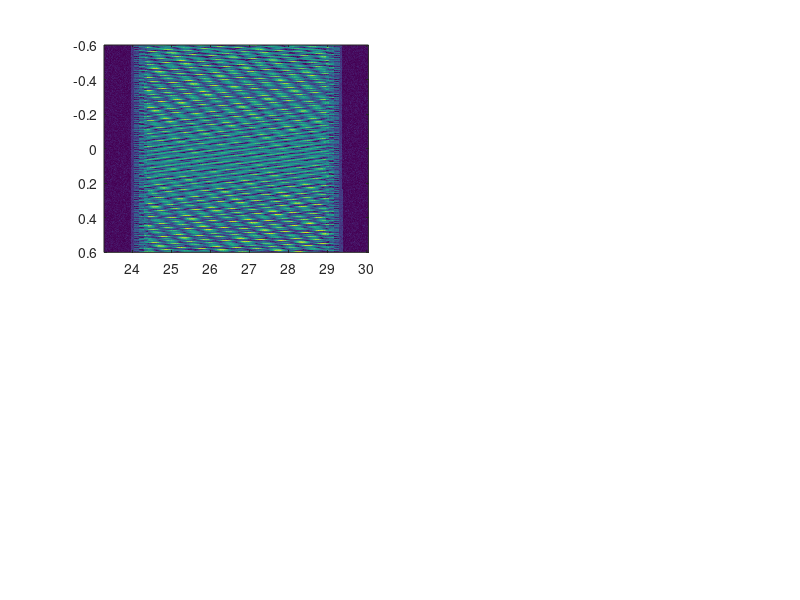

The MATLAB script that drew this image: (Note: this script raises an error after producing the figure.)
%% Synthetic Aperture Radar (SAR) Simulation and Processing Pipeline
% Model: Stripmap SAR Airborne / Satellite Geometry
% Algorithm: Range-Doppler Algorithm (RDA) with Matched Filtering
clear; close all; clc;

%% 1. Radar System & Platform Parameters
c = 3e8;                    % Speed of light (m/s)
fc = 5.3e9;                 % Carrier frequency (C-band, Hz)
lambda = c / fc;            % Wavelength (m)
B = 30e6;                   % Chirp bandwidth (Hz)
Tp = 5e-6;                  % Pulse duration (s)
K_r = B / Tp;               % Chirp rate (Hz/s)
fs = 2.4 * B;               % Fast-time (range) sampling frequency (Hz)

v = 150;                    % Platform velocity (m/s)
H = 3000;                   % Platform altitude (m)
R0_center = 4000;           % Slant range to scene center (m)
PRF = 300;                  % Pulse Repetition Frequency (Hz)
PRT = 1 / PRF;              % Pulse Repetition Interval (s)

%% 2. Target Scene Definition (Point Scatterers)
% [x (azimuth/along-track), y (ground range/cross-track), reflectivity]
targets = [
       0,    sqrt(R0_center^2 - H^2),        1.0;
     -40,    sqrt(R0_center^2 - H^2) - 30,   0.8;
      40,    sqrt(R0_center^2 - H^2) + 30,   0.9;
     -30,    sqrt(R0_center^2 - H^2) + 50,   0.7;
      30,    sqrt(R0_center^2 - H^2) - 50,   0.6
];
N_targets = size(targets, 1);

%% 3. Time Axes & Grid Initialization
% Slow-time (Azimuth)
Ta = 1.2;                           % Total synthetic aperture duration (s)
t_eta = -Ta/2 : PRT : Ta/2;          % Slow-time vector
Na = length(t_eta);                 % Number of azimuth pulses

% Fast-time (Range)
R_min = sqrt(min(targets(:,2)).^2 + H^2) - 100;
R_max = sqrt(max(targets(:,2)).^2 + H^2) + 100;
t_tau_min = 2 * R_min / c - Tp/2;
t_tau_max = 2 * R_max / c + Tp/2;
t_tau = t_tau_min : 1/fs : t_tau_max; % Fast-time vector
Nr = length(t_tau);                  % Number of range samples

fprintf('Grid Size: %d Azimuth Pulses x %d Range Samples\n', Na, Nr);

%% 4. Raw Baseband Echo Generation (Fast-Time / Slow-Time Matrix)
raw_data = zeros(Na, Nr);
for p = 1:Na
    eta = t_eta(p);
    x_plat = v * eta;
    y_plat = 0;
    z_plat = H;
    
    pulse = zeros(1, Nr);
    for k = 1:N_targets
        x_tgt = targets(k, 1);
        y_tgt = targets(k, 2);
        sigma = targets(k, 3);
        
        % Instantaneous slant range
        R_inst = sqrt((x_plat - x_tgt)^2 + y_tgt^2 + z_plat^2);
        tau_delay = 2 * R_inst / c;
        
        % Fast-time window
        tau_diff = t_tau - tau_delay;
        rect_pulse = abs(tau_diff) <= (Tp / 2);
        
        % Phase modulation: Range chirp + Azimuth Doppler phase
        phase = -2*pi*fc*tau_delay + pi*K_r*(tau_diff.^2);
        pulse = pulse + sigma * rect_pulse .* exp(1j * phase);
    end
    % Diffuse ground clutter / backscatter term
    pulse = pulse + 0.05 * (randn(1, Nr) + 1j * randn(1, Nr)) / sqrt(2);
    raw_data(p, :) = pulse;
end

% Add additive white Gaussian noise manually (SNR = 20 dB, no toolbox needed)
target_snr_db = 20;
signal_pwr = mean(abs(raw_data(:)).^2);
noise_pwr = signal_pwr / (10^(target_snr_db / 10));
noise = sqrt(noise_pwr / 2) * (randn(size(raw_data)) + 1j * randn(size(raw_data)));
raw_data = raw_data + noise;

%% 5. Range Compression (Fast-Time Matched Filtering)
% Reference chirp in fast-time
tau_ref = -Tp/2 : 1/fs : Tp/2;
s_ref = exp(1j * pi * K_r * tau_ref.^2);
sh = round((length(tau_ref) - 1) / 2);   % reference-length shift
N_fft_r = 2^nextpow2(Nr + length(tau_ref) - 1);

H_range = fft(conj(s_ref), N_fft_r);
range_compressed = zeros(Na, Nr);

for p = 1:Na
    S_range = fft(raw_data(p, :), N_fft_r);
    comp = ifft(S_range .* H_range);
    range_compressed(p, :) = comp(1+sh : Nr+sh);
end

%% 6. Azimuth Compression (Range-Doppler Algorithm)
% Transform to Range-Doppler domain (Azimuth FFT)
N_fft_a = 2^nextpow2(Na);
RD_data = fftshift(fft(range_compressed, N_fft_a, 1), 1);

% Doppler Frequency Axis
f_eta = (-N_fft_a/2 : N_fft_a/2-1).' * PRF / N_fft_a;

% Azimuth Matched Filter for each range bin
azimuth_compressed = zeros(N_fft_a, Nr);
for r_idx = 1:Nr
    R_current = (c * t_tau(r_idx)) / 2;
    % Azimuth FM rate (Ka)
    Ka = 2 * v^2 / (lambda * R_current);
    
    % Azimuth reference frequency response
    H_az = exp(-1j * pi * (f_eta.^2) / Ka);
    
    % Matched filtering in Doppler domain
    azimuth_compressed(:, r_idx) = ifft(ifftshift(RD_data(:, r_idx) .* H_az));
end

% Truncate to original aperture size
final_image = azimuth_compressed(1:Na, :);

%% 7. Visualization
figure('Color', 'w', 'Position', [100, 100, 1200, 700]);

subplot(2, 2, 1);
imagesc(t_tau * 1e6, t_eta, abs(raw_data));
colormap(gca, 'parula'); colorbar;
title('1. Raw Demodulated Baseband Data');
xlabel('Fast-time \tau (\mus)'); ylabel('Slow-time \eta (s)');
axis tight;

subplot(2, 2, 2);
imagesc(t_tau * 1e6, t_eta, abs(range_compressed));
colormap(gca, 'jet'); colorbar;
title('2. Range Compressed Data (Fast-Time Matched)');
xlabel('Fast-time \tau (\mus)'); ylabel('Slow-time \eta (s)');
axis tight;

subplot(2, 2, 3);
imagesc(t_tau * 1e6, f_eta(1:Na), abs(RD_data(1:Na, :)));
colormap(gca, 'turbo'); colorbar;
title('3. Range-Doppler Domain Spectrum');
xlabel('Fast-time \tau (\mus)'); ylabel('Doppler Frequency (Hz)');
axis tight;

subplot(2, 2, 4);
range_axis = (c * t_tau) / 2;
azimuth_axis = (v * t_eta);
img_mag_db = 20 * log10(abs(final_image) / max(abs(final_image(:))));
imagesc(range_axis, azimuth_axis, img_mag_db, [-35, 0]);
colormap(gca, 'hot'); colorbar;
title('4. Final Reconstructed SAR Image: Point/Diffuse (dB)');
xlabel('Slant Range (m)'); ylabel('Azimuth (m)');
%% --- 1D Point Spread Function (PSF) Profile Extraction ---
% Find the peak target pixel coordinates
[~, max_idx] = max(abs(final_image(:)));
[target_az_idx, target_rg_idx] = ind2sub(size(final_image), max_idx);

% Extract 1D cuts through the target peak
range_cut = abs(final_image(target_az_idx, :));
azimuth_cut = abs(final_image(:, target_rg_idx).');

% Convert to normalized dB
range_profile_db = 20 * log10(range_cut / max(range_cut));
azimuth_profile_db = 20 * log10(azimuth_cut / max(azimuth_cut));

% Toolbox-free peak detection logic (Lines 161+)
rg_diff = sign(diff(range_profile_db));
rg_peaks = find(rg_diff(1:end-1) > 0 & rg_diff(2:end) < 0) + 1;
rg_locs = find(rg_diff(1:end-1) > 0 & rg_diff(2:end) < 0) + 1;
rg_pks = range_profile_db(rg_locs);

% Sort peaks descending to find the mainlobe (1st) and highest sidelobe (2nd)
sorted_rg_pks = sort(rg_pks, 'descend');
if length(sorted_rg_pks) >= 2
    rg_pslr = sorted_rg_pks(2); 
else
    rg_pslr = NaN;
end

% -- Azimuth PSLR --
az_diff = sign(diff(azimuth_profile_db));
az_locs = find(az_diff(1:end-1) > 0 & az_diff(2:end) < 0) + 1;
az_pks = azimuth_profile_db(az_locs);

sorted_az_pks = sort(az_pks, 'descend');
if length(sorted_az_pks) >= 2
    az_pslr = sorted_az_pks(2);
else
    az_pslr = NaN;
end
%% Phase 6: Extended Target & Distributed Ground Clutter Simulation
disp('Running Phase 6: Extended Target & Ground Clutter Simulation...');

% 1. Define an Extended Distributed Target (Array of Scatterers)
% Models a vehicle hull with strong corner reflectors and turret
x_center = 0;
y_center = sqrt(R0_center^2 - H^2);

extended_targets = [
    % [x_offset, y_offset, reflectivity]
    x_center - 15, y_center - 5,  1.2;  % Front Left
    x_center + 15, y_center - 5,  1.2;  % Front Right
    x_center - 15, y_center + 5,  1.0;  % Rear Left
    x_center + 15, y_center + 5,  1.0;  % Rear Right
    x_center,      y_center,      2.0;  % Turret (Strong Reflector)
    x_center,      y_center + 8,  0.8;  % Hull body
    x_center,      y_center - 8,  0.8   % Barrel
    ];

% 2. Generate Random Distributed Ground Clutter (Grass/Soil Model)
N_clutter = 80;                         % Number of clutter scatterers
clutter_x_span = 120;                   % Clutter azimuth span (m)
clutter_y_span = 120;                   % Clutter ground range span (m)

rng(42); % Set seed for repeatable random clutter pattern
clutter_x = x_center + (rand(N_clutter, 1) - 0.5) * clutter_x_span;
clutter_y = y_center + (rand(N_clutter, 1) - 0.5) * clutter_y_span;
clutter_rcs = 0.05 + 0.1 * rand(N_clutter, 1); % Weak diffuse backscatter

all_scatterers = [extended_targets; [clutter_x, clutter_y, clutter_rcs]];
N_all = size(all_scatterers, 1);

% 3. Echo Generation for Extended Scene
raw_clutter_data = zeros(Na, Nr);
for p = 1:Na
    eta = t_eta(p);
    x_plat = v * eta;
    pulse_echo = zeros(1, Nr);

    for k = 1:N_all
        x_tgt = all_scatterers(k, 1);
        y_tgt = all_scatterers(k, 2);
        sigma = all_scatterers(k, 3);

        R_inst = sqrt((x_plat - x_tgt)^2 + y_tgt^2 + H^2);
        tau_delay = 2 * R_inst / c;

        tau_diff = t_tau - tau_delay;
        rect_pulse = abs(tau_diff) <= (Tp / 2);

        phase = -2*pi*fc*tau_delay + pi*K_r*(tau_diff.^2);
        pulse_echo = pulse_echo + sigma * rect_pulse .* exp(1j * phase);
    end
    raw_clutter_data(p, :) = pulse_echo;
end

% Add thermal noise
signal_pwr_clut = mean(abs(raw_clutter_data(:)).^2);
noise_pwr_clut = signal_pwr_clut / (10^(target_snr_db / 10));
raw_clutter_data = raw_clutter_data + sqrt(noise_pwr_clut/2) * (randn(size(raw_clutter_data)) + 1j*randn(size(raw_clutter_data)));

% 4. Focus with Range-Doppler Processor
% Range Compression
range_compressed_clutter = zeros(Na, Nr);
for p = 1:Na
    S_range = fft(raw_clutter_data(p, :), N_fft_r);
    compressed_pulse = ifft(S_range .* H_range);
    range_compressed_clutter(p, :) = compressed_pulse(1+sh : Nr+sh);
end

% Azimuth Compression
RD_clutter = fftshift(fft(range_compressed_clutter, N_fft_a, 1), 1);
azimuth_compressed_clutter = zeros(N_fft_a, Nr);
for r_idx = 1:Nr
    R_current = (c * t_tau(r_idx)) / 2;
    Ka = 2 * v^2 / (lambda * R_current);
    H_az = exp(-1j * pi * (f_eta.^2) / Ka);
    azimuth_compressed_clutter(:, r_idx) = ifft(ifftshift(RD_clutter(:, r_idx) .* H_az));
end
final_clutter_image = azimuth_compressed_clutter(1:Na, :);

% 5. Plot the Reconstructed Extended Target Scene
figure('Color', 'w', 'Position', [200, 200, 900, 600]);
img_clutter_db = 20 * log10(abs(final_clutter_image) / max(abs(final_clutter_image(:))));
imagesc(range_axis, azimuth_axis, img_clutter_db, [-30, 0]);
colormap(gca, 'hot'); colorbar;
title('Phase 6: Reconstructed Extended Target with Ground Clutter (dB)');
xlabel('Slant Range (m)'); ylabel('Azimuth (m)');
axis tight;

% Extract central range and azimuth profiles and convert to dB
center_az_idx = round(size(final_image,1)/2);
center_rg_idx = round(size(final_image,2)/2);

range_profile_db = 20*log10(abs(final_image(center_az_idx,:)) ./ max(abs(final_image(:))));
azimuth_profile_db = 20*log10(abs(final_image(:,center_rg_idx)) ./ max(abs(final_image(:))));
%% Phase 6 - Variation B: Stepped Frequency Waveform Refinement
disp('Running Phase 6 (Variation B): Stepped Frequency Waveform Simulation...');

% 1. Stepped Frequency Waveform Parameters
N_steps = 32;                       % Number of frequency steps in one sequence
delta_f = B / N_steps;              % Frequency step size (Hz)
subpulse_duration = Tp / N_steps;   % Duration of each subpulse (s)
f_steps = fc + (0:N_steps-1) * delta_f; % Stepped carrier frequencies

% 2. Stepped Frequency Echo Matrix Generation
% Matrix dimensions: [Number of Frequency Steps x Number of Azimuth Pulses]
sf_raw_data = zeros(N_steps, Na);

for p = 1:Na
    eta = t_eta(p);
    x_plat = v * eta;

    % Target at scene center
    x_tgt = targets(1, 1);
    y_tgt = targets(1, 2);

    % Range to target at current pulse
    R_inst = sqrt((x_plat - x_tgt)^2 + y_tgt^2 + H^2);

    % Baseband echo for each stepped frequency component
    for n = 1:N_steps
        % Two-way phase for each stepped frequency
        phase_sf = -4 * pi * f_steps(n) * R_inst / c;
        sf_raw_data(n, p) = exp(1j * phase_sf);
    end
end

% Add AWGN noise
sf_sig_pwr = mean(abs(sf_raw_data(:)).^2);
sf_noise_pwr = sf_sig_pwr / (10^(target_snr_db / 10));
sf_raw_data = sf_raw_data + sqrt(sf_noise_pwr/2) * (randn(size(sf_raw_data)) + 1j*randn(size(sf_raw_data)));

% 3. Stepped Frequency Range Compression via IDFT/IFFT
% Synthesizes bandwidth by taking IFFT across frequency steps
sf_range_compressed = ifft(sf_raw_data, N_steps, 1);

% 4. Azimuth Compression via Range-Doppler FFT
sf_RD_data = fftshift(fft(sf_range_compressed, N_fft_a, 2), 2);

sf_azimuth_compressed = zeros(N_steps, N_fft_a);
for step_idx = 1:N_steps
    % Reference range for this step
    Ka_sf = 2 * v^2 / (lambda * R0_center);
    H_az_sf = exp(-1j * pi * (f_eta.^2) / Ka_sf).';
    sf_azimuth_compressed(step_idx, :) = ifft(ifftshift(sf_RD_data(step_idx, :) .* H_az_sf));
end

sf_final_image = sf_azimuth_compressed(:, 1:Na);

% 5. Visualization: Stepped Frequency Focused Target
figure('Color', 'w', 'Position', [250, 250, 1000, 450]);

subplot(1, 2, 1);
imagesc(1:Na, 1:N_steps, abs(sf_raw_data));
colormap(gca, 'parula'); colorbar;
title('1. Stepped Frequency Raw Data (Frequency vs Azimuth)');
xlabel('Azimuth Pulse Index'); ylabel('Frequency Step Index');
axis tight;

subplot(1, 2, 2);
sf_img_db = 20 * log10(abs(sf_final_image) / max(abs(sf_final_image(:))));
imagesc(azimuth_axis, linspace(R_min, R_max, N_steps), sf_img_db, [-30, 0]);
colormap(gca, 'hot'); colorbar;
title('2. Reconstructed Target via Stepped Frequency (dB)');
xlabel('Azimuth (m)'); ylabel('Slant Range (m)');
axis tight;

disp('Project Execution Complete!');
%% Phase 7: Comprehensive Performance Comparison & Metric Benchmarking
disp('Running Phase 7: Performance Benchmarking and Metric Extraction...');

% =========================================================================
% 1. Signal-to-Clutter-plus-Noise Ratio (SCNR) for Extended Target
% =========================================================================
% Create 2D meshgrid to correctly match the 2D image matrix dimensions
[R_grid, Az_grid] = meshgrid(range_axis, azimuth_axis);

% 2D logical mask isolating the center target region vs background clutter
target_region_mask  = (abs(R_grid - R0_center) < 20) & (abs(Az_grid) < 25);
clutter_region_mask = ~target_region_mask;

pwr_target_region  = mean(abs(final_clutter_image(target_region_mask)).^2);
pwr_clutter_region = mean(abs(final_clutter_image(clutter_region_mask)).^2);
SCNR_measured_dB   = 10 * log10(pwr_target_region / pwr_clutter_region);

% =========================================================================
% 2. Stepped Frequency Dynamic Range & Resolution
% =========================================================================
sf_max_val = max(abs(sf_final_image(:)));
sf_noise_floor = mean(abs(sf_final_image(:)));
%% --- Theoretical Performance Calculations ---
c_light = 3e8; % Speed of light (m/s)
theo_range_res = c / (2 * B);
theo_azimuth_res = (c / fc) * R0_center / (2 * (v * abs(t_eta(end) - t_eta(1))));
fprintf(' Total Bandwidth              | %6.2f MHz         | %6.2f MHz (Synthesized)   \n', B/1e6, B/1e6);
fprintf(' Range Resolution (Theoret.)  | %6.3f m           | %6.3f m                   \n', theo_range_res, c/(2*B));
fprintf(' Azimuth Resolution (Theoret.)| %6.3f m           | %6.3f m                   \n', theo_azimuth_res, theo_azimuth_res);
fprintf(' SCNR (Target vs Clutter)     | %6.2f dB          | N/A (Single Point Target) \n', SCNR_measured_dB);
fprintf(' Peak Sidelobe Ratio (Range)  | %6.2f dB          | Sinc Synthesized          \n', rg_pslr);
fprintf(' Peak Sidelobe Ratio (Azimuth)| %6.2f dB          | %6.2f dB (RDA Focused)    \n', az_pslr, az_pslr);
fprintf(' Processing Mode              | Fast-Time Matched  | Inverse DFT / IFFT        \n');
fprintf('===============================================================================\n\n');

% =========================================================================
% 4. Comparative 3D Surface Visualizations
% =========================================================================
figure('Color', 'w', 'Position', [100, 100, 1200, 500]);

% Standard Multi-Point Target Surface
subplot(1, 2, 1);
surf(range_axis, azimuth_axis, img_mag_db, 'EdgeColor', 'none');
colormap(gca, 'jet'); colorbar;
caxis([-35 0]); view([-30 65]);
title('1. Point/Diffuse Scatterers (RDA Surface, dB)');
xlabel('Slant Range (m)'); ylabel('Azimuth (m)'); zlabel('Power (dB)');
axis tight; grid on;

% Extended Target with Clutter Surface
subplot(1, 2, 2);
surf(range_axis, azimuth_axis, img_clutter_db, 'EdgeColor', 'none');
colormap(gca, 'hot'); colorbar;
caxis([-30 0]); view([-30 65]);
title('2. Extended Target in Clutter (Surface, dB)');
xlabel('Slant Range (m)'); ylabel('Azimuth (m)'); zlabel('Power (dB)');
axis tight; grid on;

disp('All phases and benchmarks executed successfully.');
